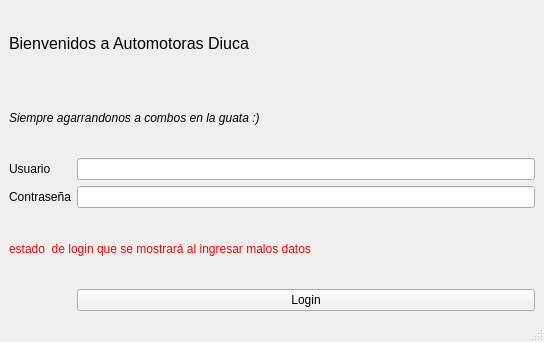
<?xml version="1.0" encoding="UTF-8"?>
<ui version="4.0">
 <class>MainWindow</class>
 <widget class="QMainWindow" name="MainWindow">
  <property name="geometry">
   <rect>
    <x>0</x>
    <y>0</y>
    <width>544</width>
    <height>342</height>
   </rect>
  </property>
  <property name="windowTitle">
   <string>MainWindow</string>
  </property>
  <widget class="QWidget" name="centralwidget">
   <layout class="QGridLayout" name="gridLayout">
    <item row="2" column="1">
     <widget class="QLineEdit" name="lineEdit"/>
    </item>
    <item row="3" column="1">
     <widget class="QLineEdit" name="lineEdit_2"/>
    </item>
    <item row="2" column="0">
     <widget class="QLabel" name="label_2">
      <property name="text">
       <string>Usuario</string>
      </property>
     </widget>
    </item>
    <item row="5" column="1">
     <widget class="QPushButton" name="pushButton">
      <property name="text">
       <string>Login</string>
      </property>
     </widget>
    </item>
    <item row="1" column="0" colspan="2">
     <widget class="QLabel" name="label_5">
      <property name="font">
       <font>
        <weight>50</weight>
        <italic>true</italic>
        <bold>false</bold>
       </font>
      </property>
      <property name="text">
       <string>Siempre agarrandonos a combos en la guata :)</string>
      </property>
     </widget>
    </item>
    <item row="3" column="0">
     <widget class="QLabel" name="label_3">
      <property name="text">
       <string>Contraseña</string>
      </property>
     </widget>
    </item>
    <item row="0" column="0" colspan="2">
     <widget class="QLabel" name="label">
      <property name="font">
       <font>
        <pointsize>12</pointsize>
       </font>
      </property>
      <property name="text">
       <string>Bienvenidos a Automotoras Diuca</string>
      </property>
     </widget>
    </item>
    <item row="4" column="0" colspan="2">
     <widget class="QLabel" name="label_4">
      <property name="palette">
       <palette>
        <active>
         <colorrole role="WindowText">
          <brush brushstyle="SolidPattern">
           <color alpha="255">
            <red>255</red>
            <green>0</green>
            <blue>0</blue>
           </color>
          </brush>
         </colorrole>
        </active>
        <inactive>
         <colorrole role="WindowText">
          <brush brushstyle="SolidPattern">
           <color alpha="255">
            <red>255</red>
            <green>0</green>
            <blue>0</blue>
           </color>
          </brush>
         </colorrole>
        </inactive>
        <disabled>
         <colorrole role="WindowText">
          <brush brushstyle="SolidPattern">
           <color alpha="255">
            <red>120</red>
            <green>120</green>
            <blue>120</blue>
           </color>
          </brush>
         </colorrole>
        </disabled>
       </palette>
      </property>
      <property name="text">
       <string>estado  de login que se mostrará al ingresar malos datos</string>
      </property>
     </widget>
    </item>
   </layout>
  </widget>
  <widget class="QMenuBar" name="menubar">
   <property name="geometry">
    <rect>
     <x>0</x>
     <y>0</y>
     <width>544</width>
     <height>22</height>
    </rect>
   </property>
  </widget>
  <widget class="QStatusBar" name="statusbar"/>
 </widget>
 <resources/>
 <connections/>
</ui>
